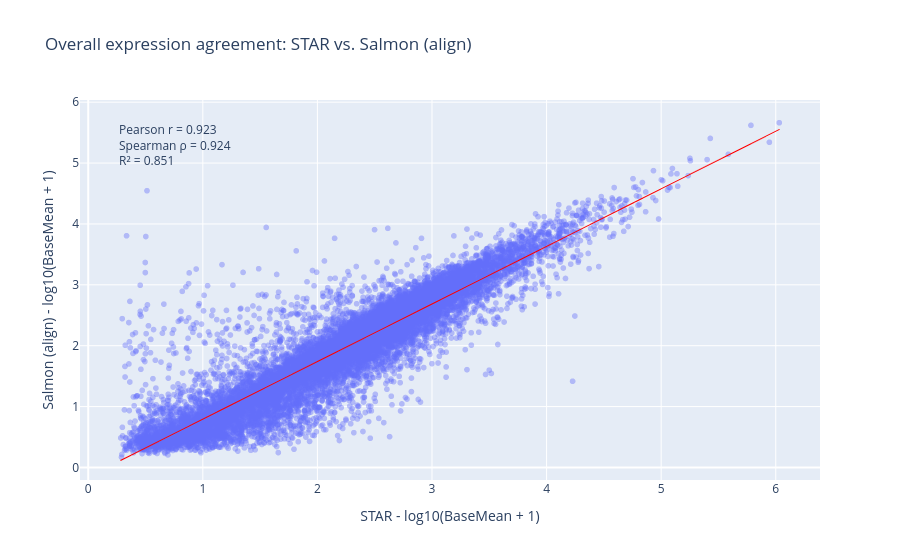

Write notebook code for a chart like this one.
### Markdown cell above
STAR + featureCounts vs. STAR + Salmon_align

### Code cell
x = merged_bm["log10_baseMean_STAR"]
y = merged_bm["log10_baseMean_Salmon_align"]

pearson_r, _ = pearsonr(x, y)
spearman_r, _ = spearmanr(x, y)
r2 = pearson_r ** 2

fig = px.scatter(
    merged_bm,
    x="log10_baseMean_STAR",
    y="log10_baseMean_Salmon_align",
    opacity=0.4,
    trendline="ols",
    hover_name="transcript_id",
    labels={
        "log10_baseMean_STAR": "STAR - log10(BaseMean + 1)",
        "log10_baseMean_Salmon_align": "Salmon (align) - log10(BaseMean + 1)"
    },
    title="Overall expression agreement: STAR vs. Salmon (align)"
)

fig.add_annotation(
    x=0.05,
    y=0.95,
    xref="paper",
    yref="paper",
    showarrow=False,
    align="left",
    text=(
        f"Pearson r = {pearson_r:.3f}<br>"
        f"Spearman ρ = {spearman_r:.3f}<br>"
        f"R² = {r2:.3f}"
    )
)

fig.update_traces(
    line=dict(color="red", width=1),
    selector=dict(mode="lines")
)

fig.show()

print("STAR vs Salmon (align)")
print(f"  Pearson r  = {pearson_r:.3f}")
print(f"  Spearman ρ = {spearman_r:.3f}")
print(f"  R²         = {r2:.3f}\n")

### Figure 1 — Plotly figure (JSON) as saved in the notebook; plotly's stock layout.template omitted (floating-point values rounded to 4 significant figures; data arrays with more than 128 entries replaced by an {"elided": "..."} marker saying what was removed)
{"data": [{"hovertemplate": "<b>%{hovertext}</b><br><br>STAR - log10(BaseMean + 1)=%{x}<br>Salmon (align) - log10(BaseMean + 1)=%{y}<extra></extra>", "hovertext": {"elided": "14840 str values"}, "legendgroup": "", "marker": {"color": "#636efa", "opacity": 0.4, "symbol": "circle"}, "mode": "markers", "name": "", "showlegend": false, "type": "scattergl", "x": {"elided": "14840 float values"}, "xaxis": "x", "y": {"elided": "14840 float values"}, "yaxis": "y"}, {"hovertemplate": "<b>OLS trendline</b><br>log10_baseMean_Salmon_align = 0.945779 * log10_baseMean_STAR + -0.152361<br>R<sup>2</sup>=0.851162<br><br>STAR - log10(BaseMean + 1)=%{x}<br>Salmon (align) - log10(BaseMean + 1)=%{y} <b>(trend)</b><extra></extra>", "legendgroup": "", "line": {"color": "red", "width": 1}, "marker": {"color": "#636efa", "symbol": "circle"}, "mode": "lines", "name": "", "showlegend": false, "type": "scattergl", "x": {"elided": "14840 float values"}, "xaxis": "x", "y": {"elided": "14840 float values"}, "yaxis": "y"}], "layout": {"annotations": [{"align": "left", "showarrow": false, "text": "Pearson r = 0.923<br>Spearman ρ = 0.924<br>R² = 0.851", "x": 0.05, "xref": "paper", "y": 0.95, "yref": "paper"}], "legend": {"tracegroupgap": 0}, "title": {"text": "Overall expression agreement: STAR vs. Salmon (align)"}, "xaxis": {"anchor": "y", "domain": [0, 1], "title": {"text": "STAR - log10(BaseMean + 1)"}}, "yaxis": {"anchor": "x", "domain": [0, 1], "title": {"text": "Salmon (align) - log10(BaseMean + 1)"}}}}
